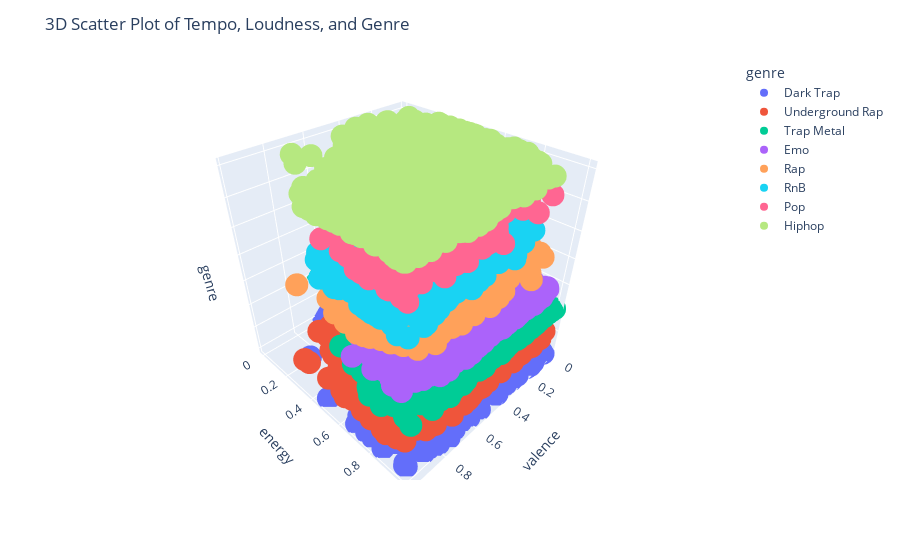

Notebook cell for this chart:
### Code cell
import plotly.express as px

# Create a 3D scatter plot using Plotly Express
fig = px.scatter_3d(df, x='valence', y='energy', z='genre', color='genre')
fig.update_layout(title='3D Scatter Plot of Tempo, Loudness, and Genre', scene=dict(zaxis=dict(showticklabels=False)))
fig.show()

### Figure 1 — Plotly figure (JSON) as saved in the notebook; plotly's stock layout.template omitted (floating-point values rounded to 4 significant figures; data arrays with more than 128 entries replaced by an {"elided": "..."} marker saying what was removed)
{"data": [{"hovertemplate": "genre=%{z}<br>valence=%{x}<br>energy=%{y}<extra></extra>", "legendgroup": "Dark Trap", "marker": {"color": "#636efa", "symbol": "circle"}, "mode": "markers", "name": "Dark Trap", "scene": "scene", "showlegend": true, "type": "scatter3d", "x": {"elided": "4578 float values"}, "y": {"elided": "4578 float values"}, "z": {"elided": "4578 str values"}}, {"hovertemplate": "genre=%{z}<br>valence=%{x}<br>energy=%{y}<extra></extra>", "legendgroup": "Underground Rap", "marker": {"color": "#EF553B", "symbol": "circle"}, "mode": "markers", "name": "Underground Rap", "scene": "scene", "showlegend": true, "type": "scatter3d", "x": {"elided": "5875 float values"}, "y": {"elided": "5875 float values"}, "z": {"elided": "5875 str values"}}, {"hovertemplate": "genre=%{z}<br>valence=%{x}<br>energy=%{y}<extra></extra>", "legendgroup": "Trap Metal", "marker": {"color": "#00cc96", "symbol": "circle"}, "mode": "markers", "name": "Trap Metal", "scene": "scene", "showlegend": true, "type": "scatter3d", "x": {"elided": "1956 float values"}, "y": {"elided": "1956 float values"}, "z": {"elided": "1956 str values"}}, {"hovertemplate": "genre=%{z}<br>valence=%{x}<br>energy=%{y}<extra></extra>", "legendgroup": "Emo", "marker": {"color": "#ab63fa", "symbol": "circle"}, "mode": "markers", "name": "Emo", "scene": "scene", "showlegend": true, "type": "scatter3d", "x": {"elided": "1680 float values"}, "y": {"elided": "1680 float values"}, "z": {"elided": "1680 str values"}}, {"hovertemplate": "genre=%{z}<br>valence=%{x}<br>energy=%{y}<extra></extra>", "legendgroup": "Rap", "marker": {"color": "#FFA15A", "symbol": "circle"}, "mode": "markers", "name": "Rap", "scene": "scene", "showlegend": true, "type": "scatter3d", "x": {"elided": "1848 float values"}, "y": {"elided": "1848 float values"}, "z": {"elided": "1848 str values"}}, {"hovertemplate": "genre=%{z}<br>valence=%{x}<br>energy=%{y}<extra></extra>", "legendgroup": "RnB", "marker": {"color": "#19d3f3", "symbol": "circle"}, "mode": "markers", "name": "RnB", "scene": "scene", "showlegend": true, "type": "scatter3d", "x": {"elided": "2099 float values"}, "y": {"elided": "2099 float values"}, "z": {"elided": "2099 str values"}}, {"hovertemplate": "genre=%{z}<br>valence=%{x}<br>energy=%{y}<extra></extra>", "legendgroup": "Pop", "marker": {"color": "#FF6692", "symbol": "circle"}, "mode": "markers", "name": "Pop", "scene": "scene", "showlegend": true, "type": "scatter3d", "x": {"elided": "461 float values"}, "y": {"elided": "461 float values"}, "z": {"elided": "461 str values"}}, {"hovertemplate": "genre=%{z}<br>valence=%{x}<br>energy=%{y}<extra></extra>", "legendgroup": "Hiphop", "marker": {"color": "#B6E880", "symbol": "circle"}, "mode": "markers", "name": "Hiphop", "scene": "scene", "showlegend": true, "type": "scatter3d", "x": {"elided": "3022 float values"}, "y": {"elided": "3022 float values"}, "z": {"elided": "3022 str values"}}], "layout": {"legend": {"title": {"text": "genre"}, "tracegroupgap": 0}, "margin": {"t": 60}, "scene": {"domain": {"x": [0, 1], "y": [0, 1]}, "xaxis": {"title": {"text": "valence"}}, "yaxis": {"title": {"text": "energy"}}, "zaxis": {"categoryarray": ["Dark Trap", "Underground Rap", "Trap Metal", "Emo", "Rap", "RnB", "Pop", "Hiphop"], "categoryorder": "array", "showticklabels": false, "title": {"text": "genre"}}}, "title": {"text": "3D Scatter Plot of Tempo, Loudness, and Genre"}}}
